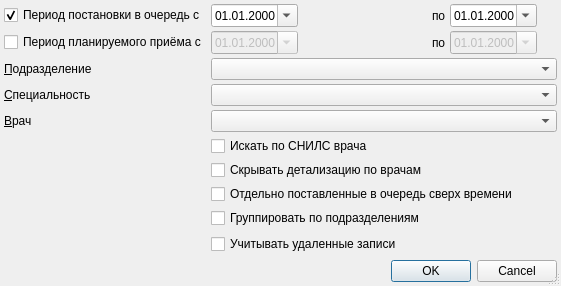
<?xml version="1.0" encoding="UTF-8"?>
<ui version="4.0">
 <class>PreRecordDoctorsDialog</class>
 <widget class="QDialog" name="PreRecordDoctorsDialog">
  <property name="windowModality">
   <enum>Qt::ApplicationModal</enum>
  </property>
  <property name="geometry">
   <rect>
    <x>0</x>
    <y>0</y>
    <width>561</width>
    <height>286</height>
   </rect>
  </property>
  <property name="windowTitle">
   <string>параметры отчёта</string>
  </property>
  <property name="sizeGripEnabled">
   <bool>true</bool>
  </property>
  <layout class="QGridLayout" name="gridLayout">
   <property name="margin">
    <number>4</number>
   </property>
   <property name="spacing">
    <number>4</number>
   </property>
   <item row="2" column="0">
    <widget class="QLabel" name="lblOrgStructure">
     <property name="sizePolicy">
      <sizepolicy hsizetype="Preferred" vsizetype="Preferred">
       <horstretch>0</horstretch>
       <verstretch>0</verstretch>
      </sizepolicy>
     </property>
     <property name="text">
      <string>&amp;Подразделение</string>
     </property>
     <property name="buddy">
      <cstring>cmbOrgStructure</cstring>
     </property>
    </widget>
   </item>
   <item row="3" column="1" colspan="5">
    <widget class="CRBSearchComboBox" name="cmbSpeciality">
     <property name="sizePolicy">
      <sizepolicy hsizetype="Preferred" vsizetype="Fixed">
       <horstretch>0</horstretch>
       <verstretch>0</verstretch>
      </sizepolicy>
     </property>
     <property name="whatsThis">
      <string>&lt;html&gt;&lt;head&gt;&lt;meta name=&quot;qrichtext&quot; content=&quot;1&quot; /&gt;&lt;style type=&quot;text/css&quot;&gt;
p, li { white-space: pre-wrap; }
&lt;/style&gt;&lt;/head&gt;&lt;body style=&quot; font-family:'MS Shell Dlg 2'; font-size:8.25pt; font-weight:400; font-style:normal;&quot;&gt;
&lt;p style=&quot;-qt-paragraph-type:empty; margin-top:0px; margin-bottom:0px; margin-left:0px; margin-right:0px; -qt-block-indent:0; text-indent:0px;&quot;&gt;&lt;/p&gt;&lt;/body&gt;&lt;/html&gt;</string>
     </property>
    </widget>
   </item>
   <item row="4" column="1" colspan="5">
    <widget class="CPersonComboBoxEx" name="cmbPerson">
     <property name="sizePolicy">
      <sizepolicy hsizetype="Expanding" vsizetype="Fixed">
       <horstretch>0</horstretch>
       <verstretch>0</verstretch>
      </sizepolicy>
     </property>
    </widget>
   </item>
   <item row="8" column="1" colspan="5">
    <widget class="QCheckBox" name="chkGroupByOrgStructure">
     <property name="sizePolicy">
      <sizepolicy hsizetype="Preferred" vsizetype="Fixed">
       <horstretch>0</horstretch>
       <verstretch>0</verstretch>
      </sizepolicy>
     </property>
     <property name="text">
      <string>Группировать по подразделениям</string>
     </property>
    </widget>
   </item>
   <item row="12" column="0" colspan="6">
    <widget class="QDialogButtonBox" name="buttonBox">
     <property name="orientation">
      <enum>Qt::Horizontal</enum>
     </property>
     <property name="standardButtons">
      <set>QDialogButtonBox::Cancel|QDialogButtonBox::Ok</set>
     </property>
    </widget>
   </item>
   <item row="1" column="0">
    <widget class="QCheckBox" name="chkSchedulePeriod">
     <property name="sizePolicy">
      <sizepolicy hsizetype="Preferred" vsizetype="Fixed">
       <horstretch>0</horstretch>
       <verstretch>0</verstretch>
      </sizepolicy>
     </property>
     <property name="text">
      <string>Период планируемого приёма с</string>
     </property>
     <property name="checked">
      <bool>false</bool>
     </property>
    </widget>
   </item>
   <item row="2" column="1" colspan="5">
    <widget class="COrgStructureComboBox" name="cmbOrgStructure">
     <property name="sizePolicy">
      <sizepolicy hsizetype="Preferred" vsizetype="Fixed">
       <horstretch>0</horstretch>
       <verstretch>0</verstretch>
      </sizepolicy>
     </property>
    </widget>
   </item>
   <item row="1" column="2">
    <widget class="QLabel" name="lblEndScheduleDate">
     <property name="sizePolicy">
      <sizepolicy hsizetype="Maximum" vsizetype="Preferred">
       <horstretch>0</horstretch>
       <verstretch>0</verstretch>
      </sizepolicy>
     </property>
     <property name="text">
      <string>по</string>
     </property>
     <property name="buddy">
      <cstring>edtEndScheduleDate</cstring>
     </property>
    </widget>
   </item>
   <item row="0" column="1">
    <widget class="CDateEdit" name="edtBegRecordDate">
     <property name="enabled">
      <bool>true</bool>
     </property>
     <property name="sizePolicy">
      <sizepolicy hsizetype="Maximum" vsizetype="Fixed">
       <horstretch>0</horstretch>
       <verstretch>0</verstretch>
      </sizepolicy>
     </property>
     <property name="displayFormat">
      <string>dd.MM.yyyy</string>
     </property>
     <property name="calendarPopup">
      <bool>true</bool>
     </property>
    </widget>
   </item>
   <item row="0" column="0">
    <widget class="QCheckBox" name="chkRecordPeriod">
     <property name="sizePolicy">
      <sizepolicy hsizetype="Preferred" vsizetype="Fixed">
       <horstretch>0</horstretch>
       <verstretch>0</verstretch>
      </sizepolicy>
     </property>
     <property name="text">
      <string>Период постановки в очередь с</string>
     </property>
     <property name="checked">
      <bool>true</bool>
     </property>
    </widget>
   </item>
   <item row="0" column="5">
    <spacer name="horizontalSpacer">
     <property name="orientation">
      <enum>Qt::Horizontal</enum>
     </property>
     <property name="sizeHint" stdset="0">
      <size>
       <width>40</width>
       <height>20</height>
      </size>
     </property>
    </spacer>
   </item>
   <item row="4" column="0">
    <widget class="QLabel" name="lblPerson">
     <property name="sizePolicy">
      <sizepolicy hsizetype="Preferred" vsizetype="Preferred">
       <horstretch>0</horstretch>
       <verstretch>0</verstretch>
      </sizepolicy>
     </property>
     <property name="text">
      <string>&amp;Врач</string>
     </property>
     <property name="buddy">
      <cstring>cmbPerson</cstring>
     </property>
    </widget>
   </item>
   <item row="1" column="3" colspan="2">
    <widget class="CDateEdit" name="edtEndScheduleDate">
     <property name="enabled">
      <bool>false</bool>
     </property>
     <property name="sizePolicy">
      <sizepolicy hsizetype="Maximum" vsizetype="Fixed">
       <horstretch>0</horstretch>
       <verstretch>0</verstretch>
      </sizepolicy>
     </property>
     <property name="displayFormat">
      <string>dd.MM.yyyy</string>
     </property>
     <property name="calendarPopup">
      <bool>true</bool>
     </property>
    </widget>
   </item>
   <item row="10" column="0">
    <spacer name="verticalSpacer">
     <property name="orientation">
      <enum>Qt::Vertical</enum>
     </property>
     <property name="sizeHint" stdset="0">
      <size>
       <width>20</width>
       <height>0</height>
      </size>
     </property>
    </spacer>
   </item>
   <item row="7" column="1" colspan="5">
    <widget class="QCheckBox" name="chkOvertime">
     <property name="text">
      <string>Отдельно поставленные в очередь сверх времени</string>
     </property>
    </widget>
   </item>
   <item row="3" column="0">
    <widget class="QLabel" name="lblSpeciality">
     <property name="sizePolicy">
      <sizepolicy hsizetype="Preferred" vsizetype="Preferred">
       <horstretch>0</horstretch>
       <verstretch>0</verstretch>
      </sizepolicy>
     </property>
     <property name="text">
      <string>&amp;Специальность</string>
     </property>
     <property name="buddy">
      <cstring>cmbSpeciality</cstring>
     </property>
    </widget>
   </item>
   <item row="0" column="2">
    <widget class="QLabel" name="lblEndRecordDate">
     <property name="sizePolicy">
      <sizepolicy hsizetype="Maximum" vsizetype="Preferred">
       <horstretch>0</horstretch>
       <verstretch>0</verstretch>
      </sizepolicy>
     </property>
     <property name="text">
      <string>по</string>
     </property>
     <property name="buddy">
      <cstring>edtEndRecordDate</cstring>
     </property>
    </widget>
   </item>
   <item row="1" column="1">
    <widget class="CDateEdit" name="edtBegScheduleDate">
     <property name="enabled">
      <bool>false</bool>
     </property>
     <property name="sizePolicy">
      <sizepolicy hsizetype="Maximum" vsizetype="Fixed">
       <horstretch>0</horstretch>
       <verstretch>0</verstretch>
      </sizepolicy>
     </property>
     <property name="displayFormat">
      <string>dd.MM.yyyy</string>
     </property>
     <property name="calendarPopup">
      <bool>true</bool>
     </property>
    </widget>
   </item>
   <item row="10" column="1" colspan="5">
    <widget class="QCheckBox" name="chkShowDeleted">
     <property name="text">
      <string>Учитывать удаленные записи</string>
     </property>
    </widget>
   </item>
   <item row="5" column="1">
    <widget class="QCheckBox" name="chkJoinPersonBySNILS">
     <property name="text">
      <string>Искать по СНИЛС врача</string>
     </property>
    </widget>
   </item>
   <item row="0" column="3" colspan="2">
    <widget class="CDateEdit" name="edtEndRecordDate">
     <property name="enabled">
      <bool>true</bool>
     </property>
     <property name="sizePolicy">
      <sizepolicy hsizetype="Maximum" vsizetype="Fixed">
       <horstretch>0</horstretch>
       <verstretch>0</verstretch>
      </sizepolicy>
     </property>
     <property name="displayFormat">
      <string>dd.MM.yyyy</string>
     </property>
     <property name="calendarPopup">
      <bool>true</bool>
     </property>
    </widget>
   </item>
   <item row="6" column="1">
    <widget class="QCheckBox" name="chkHidePersons">
     <property name="text">
      <string>Скрывать детализацию по врачам</string>
     </property>
    </widget>
   </item>
  </layout>
 </widget>
 <customwidgets>
  <customwidget>
   <class>COrgStructureComboBox</class>
   <extends>QComboBox</extends>
   <header>Orgs/OrgStructComboBoxes.h</header>
  </customwidget>
  <customwidget>
   <class>CDateEdit</class>
   <extends>QDateEdit</extends>
   <header>library/DateEdit</header>
  </customwidget>
  <customwidget>
   <class>CPersonComboBoxEx</class>
   <extends>QComboBox</extends>
   <header>Orgs/PersonComboBoxEx.h</header>
  </customwidget>
  <customwidget>
   <class>CRBSearchComboBox</class>
   <extends>QComboBox</extends>
   <header>library.CRBSearchComboBox</header>
  </customwidget>
 </customwidgets>
 <tabstops>
  <tabstop>chkRecordPeriod</tabstop>
  <tabstop>edtBegRecordDate</tabstop>
  <tabstop>edtEndRecordDate</tabstop>
  <tabstop>chkSchedulePeriod</tabstop>
  <tabstop>edtBegScheduleDate</tabstop>
  <tabstop>edtEndScheduleDate</tabstop>
  <tabstop>cmbOrgStructure</tabstop>
  <tabstop>cmbSpeciality</tabstop>
  <tabstop>cmbPerson</tabstop>
  <tabstop>chkOvertime</tabstop>
  <tabstop>chkGroupByOrgStructure</tabstop>
  <tabstop>buttonBox</tabstop>
 </tabstops>
 <resources/>
 <connections>
  <connection>
   <sender>buttonBox</sender>
   <signal>accepted()</signal>
   <receiver>PreRecordDoctorsDialog</receiver>
   <slot>accept()</slot>
   <hints>
    <hint type="sourcelabel">
     <x>194</x>
     <y>149</y>
    </hint>
    <hint type="destinationlabel">
     <x>119</x>
     <y>177</y>
    </hint>
   </hints>
  </connection>
  <connection>
   <sender>buttonBox</sender>
   <signal>rejected()</signal>
   <receiver>PreRecordDoctorsDialog</receiver>
   <slot>reject()</slot>
   <hints>
    <hint type="sourcelabel">
     <x>245</x>
     <y>149</y>
    </hint>
    <hint type="destinationlabel">
     <x>316</x>
     <y>177</y>
    </hint>
   </hints>
  </connection>
  <connection>
   <sender>chkRecordPeriod</sender>
   <signal>toggled(bool)</signal>
   <receiver>edtBegRecordDate</receiver>
   <slot>setEnabled(bool)</slot>
   <hints>
    <hint type="sourcelabel">
     <x>142</x>
     <y>13</y>
    </hint>
    <hint type="destinationlabel">
     <x>229</x>
     <y>11</y>
    </hint>
   </hints>
  </connection>
  <connection>
   <sender>chkRecordPeriod</sender>
   <signal>toggled(bool)</signal>
   <receiver>edtEndRecordDate</receiver>
   <slot>setEnabled(bool)</slot>
   <hints>
    <hint type="sourcelabel">
     <x>110</x>
     <y>17</y>
    </hint>
    <hint type="destinationlabel">
     <x>319</x>
     <y>21</y>
    </hint>
   </hints>
  </connection>
  <connection>
   <sender>chkSchedulePeriod</sender>
   <signal>toggled(bool)</signal>
   <receiver>edtBegScheduleDate</receiver>
   <slot>setEnabled(bool)</slot>
   <hints>
    <hint type="sourcelabel">
     <x>146</x>
     <y>39</y>
    </hint>
    <hint type="destinationlabel">
     <x>222</x>
     <y>41</y>
    </hint>
   </hints>
  </connection>
  <connection>
   <sender>chkSchedulePeriod</sender>
   <signal>toggled(bool)</signal>
   <receiver>edtEndScheduleDate</receiver>
   <slot>setEnabled(bool)</slot>
   <hints>
    <hint type="sourcelabel">
     <x>95</x>
     <y>38</y>
    </hint>
    <hint type="destinationlabel">
     <x>327</x>
     <y>38</y>
    </hint>
   </hints>
  </connection>
  <connection>
   <sender>chkRecordPeriod</sender>
   <signal>clicked()</signal>
   <receiver>edtBegRecordDate</receiver>
   <slot>setFocus()</slot>
   <hints>
    <hint type="sourcelabel">
     <x>97</x>
     <y>16</y>
    </hint>
    <hint type="destinationlabel">
     <x>230</x>
     <y>16</y>
    </hint>
   </hints>
  </connection>
  <connection>
   <sender>chkSchedulePeriod</sender>
   <signal>clicked()</signal>
   <receiver>edtBegScheduleDate</receiver>
   <slot>setFocus()</slot>
   <hints>
    <hint type="sourcelabel">
     <x>129</x>
     <y>41</y>
    </hint>
    <hint type="destinationlabel">
     <x>225</x>
     <y>35</y>
    </hint>
   </hints>
  </connection>
 </connections>
</ui>
